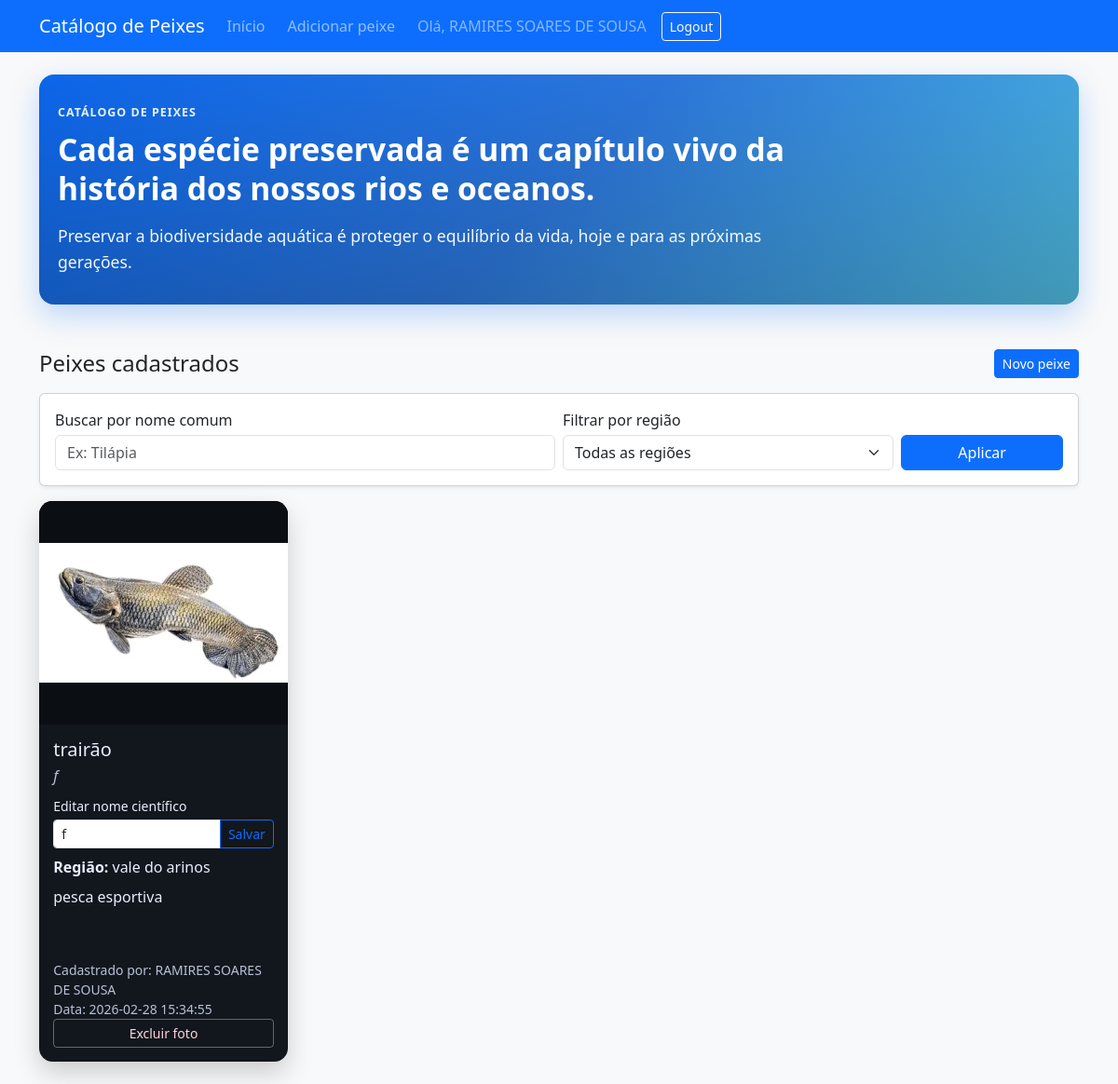
The app's page /inicio (signed in), older data.
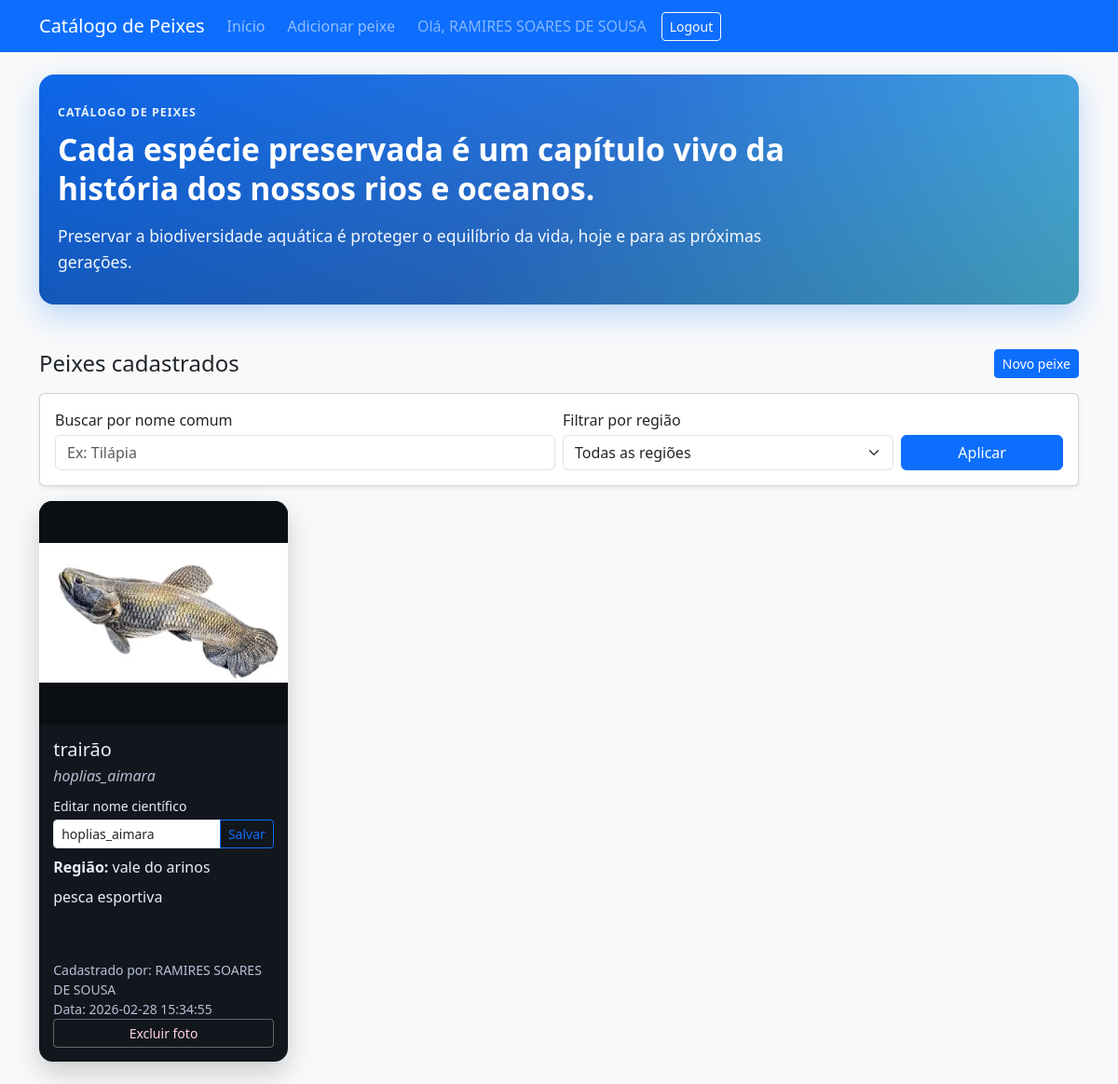
The same page, newer data.
### tables this page shows
CREATE TABLE users (
		id INTEGER PRIMARY KEY AUTOINCREMENT,
		nome TEXT NOT NULL,
		email TEXT NOT NULL UNIQUE,
		senha TEXT NOT NULL,
		data_criacao TEXT NOT NULL
	);

CREATE TABLE peixes (
		id INTEGER PRIMARY KEY AUTOINCREMENT,
		nome_comum TEXT NOT NULL,
		nome_cientifico TEXT NOT NULL,
		regiao TEXT NOT NULL,
		descricao TEXT NOT NULL,
		foto TEXT NOT NULL,
		user_id INTEGER NOT NULL,
		data_postagem TEXT NOT NULL,
		FOREIGN KEY (user_id) REFERENCES users(id)
	);

### app.py (the view)
@app.route("/inicio")
@login_required
def index():
	q = request.args.get("q", "").strip()
	regiao = request.args.get("regiao", "").strip()
	query = """
	SELECT
		p.id,
		p.nome_comum,
		p.nome_cientifico,
		p.regiao,
		p.descricao,
		p.foto,
		p.user_id,
		p.data_postagem,
		u.nome AS usuario_nome
	FROM peixes p
	JOIN users u ON u.id = p.user_id
	WHERE 1=1
	"""
	params = []
	if q:
		query += " AND p.nome_comum LIKE ?"
		params.append(f"%{q}%")
	if regiao:
		query += " AND p.regiao = ?"
		params.append(regiao)
	query += " ORDER BY datetime(p.data_postagem) DESC"
	with get_db_connection() as conn:
		peixes_db = conn.execute(query, params).fetchall()
		regioes = conn.execute("SELECT DISTINCT regiao FROM peixes ORDER BY regiao").fetchall()
	current_user_id = session.get("user_id")
	current_user_is_admin = is_admin_user(current_user_id)
	peixes = []
	for peixe in peixes_db:
		peixe_dict = dict(peixe)
		peixe_dict["is_owner"] = peixe_dict["user_id"] == current_user_id
		peixe_dict["can_delete"] = can_delete_peixe(current_user_id, peixe_dict["user_id"], peixe_dict["data_postagem"])
		peixe_dict["delete_window_expired"] = peixe_dict["is_owner"] and not current_user_is_admin and not is_within_delete_window(peixe_dict["data_postagem"])
		peixes.append(peixe_dict)
	return render_template(
		"index.html",
		peixes=peixes,
		q=q,
		regiao_selecionada=regiao,
		regioes=[item["regiao"] for item in regioes],
	)

### app.py (called while the page is built, shortened)
def get_db_connection() -> sqlite3.Connection:
	conn = sqlite3.connect(DB_PATH)
	conn.row_factory = sqlite3.Row
	conn.execute("PRAGMA foreign_keys = ON")
	return conn

def is_admin_user(user_id: int) -> bool:
	if not user_id:
		return False
	if user_id in ADMIN_USER_IDS:
		return True

def can_delete_peixe(current_user_id: int, peixe_user_id: int, data_postagem: str) -> bool:
	if is_admin_user(current_user_id):
		return True
	if current_user_id != peixe_user_id:
		return False
	return is_within_delete_window(data_postagem)

def login_required(f):
	@wraps(f)
	def decorated_function(*args, **kwargs):
		if "user_id" not in session:
			return redirect(url_for("login"))
		return f(*args, **kwargs)
	return decorated_function

@app.context_processor
def inject_logged_user():
	return {
		"logged_user_name": session.get("user_nome"),
		"logged_user_id": session.get("user_id"),
	}

### templates/index.html (shortened to what this page needs)
{% extends 'base.html' %}
{% block content %}
<section class="hero-aquatico mb-4 mb-md-5">
    <div class="hero-aquatico-overlay">
        <p class="hero-kicker mb-2">Catálogo de Peixes</p>
        <h1 class="hero-title mb-3">Cada espécie preservada é um capítulo vivo da história dos nossos rios e oceanos.</h1>
        <p class="hero-subtitle mb-0">Preservar a biodiversidade aquática é proteger o equilíbrio da vida, hoje e para as próximas gerações.</p>
    </div>
</section>
<div class="d-flex flex-column flex-md-row justify-content-between align-items-md-center gap-2 mb-3">
    <h2 class="h4 mb-0">Peixes cadastrados</h2>
    {% if logged_user_id %}
        <a href="{{ url_for('adicionar_peixe') }}" class="btn btn-primary btn-sm mobile-full-btn">Novo peixe</a>
    {% else %}
        <a href="{{ url_for('login') }}" class="btn btn-outline-primary btn-sm mobile-full-btn">Faça login para cadastrar</a>
    {% endif %}
</div>
<div class="card shadow-sm mb-3">
    <div class="card-body">
        <form method="get" class="row g-2 align-items-end">
            <div class="col-12 col-md-6">
                <label for="q" class="form-label mb-1">Buscar por nome comum</label>
                <input type="text" class="form-control" id="q" name="q" placeholder="Ex: Tilápia" value="{{ q }}">
            </div>
            <div class="col-12 col-md-4">
                <label for="regiao" class="form-label mb-1">Filtrar por região</label>
                <select class="form-select" id="regiao" name="regiao">
                    <option value="">Todas as regiões</option>
                </select>
            </div>
            <div class="col-12 col-md-2 d-grid">
                <button type="submit" class="btn btn-primary">Aplicar</button>
            </div>
        </form>
    </div>
</div>
{% if peixes %}
    <div class="fish-grid" id="fishGrid">
        {% for peixe in peixes %}
            <article class="fish-card">
                <button type="button" class="fish-image-button" data-fish-image="{{ url_for('static', filename='uploads/' ~ peixe['foto']) }}" data-fish-name="{{ peixe['nome_comum'] }}" aria-label="Ampliar imagem de {{ peixe['nome_comum'] }}">
                    <img src="{{ url_for('static', filename='uploads/' ~ peixe['foto']) }}" class="fish-card-image" alt="Foto de {{ peixe['nome_comum'] }}">
                </button>
                <div class="card-body fish-card-body">
                        <h2 class="h5 card-title mb-1">{{ peixe['nome_comum'] }}</h2>
                        <p class="text-muted mb-2"><em>{{ peixe['nome_cientifico'] }}</em></p>
                        {% if peixe['is_owner'] %}
                            <form method="post" action="{{ url_for('editar_nome_cientifico', peixe_id=peixe['id']) }}" class="mb-2">
                                <label for="nome_cientifico_{{ peixe['id'] }}" class="form-label mb-1 small">Editar nome científico</label>
                                <div class="input-group input-group-sm">
                                    <input type="text" id="nome_cientifico_{{ peixe['id'] }}" name="nome_cientifico" class="form-control" value="{{ peixe['nome_cientifico'] }}" required>
                                    <button type="submit" class="btn btn-outline-primary">Salvar</button>
                                </div>
                            </form>
                        {% endif %}
                        <p class="mb-2"><strong>Região:</strong> {{ peixe['regiao'] }}</p>
                        <p class="card-text mb-2">{{ peixe['descricao'] }}</p>
                        <small class="text-muted d-block">Cadastrado por: {{ peixe['usuario_nome'] }}</small>
                        <small class="text-muted">Data: {{ peixe['data_postagem'] }}</small>
                        {% if peixe['can_delete'] %}
                            <form method="post" action="{{ url_for('deletar_peixe', peixe_id=peixe['id']) }}" class="mt-2" onsubmit="return confirm('Deseja excluir esta foto?');">
                                <button type="submit" class="btn btn-outline-danger btn-sm w-100">Excluir foto</button>
                            </form>
                        {% elif peixe['delete_window_expired'] %}
                            <small class="text-muted d-block mt-2">Prazo de 20 minutos expirado. Apenas administrador pode excluir agora.</small>
                        {% endif %}
                </div>
            </article>
        {% endfor %}
    </div>
{% else %}
    <div class="alert alert-info mb-0" role="alert">
        Nenhum peixe encontrado para os filtros informados.
    </div>
{% endif %}
{% endblock %}

### templates/base.html (shortened to what this page needs)
<!doctype html>
<html lang="pt-BR">
<head>
    <link href="https://cdn.jsdelivr.net/npm/bootstrap@5.3.3/dist/css/bootstrap.min.css" rel="stylesheet">
    <link rel="stylesheet" href="{{ url_for('static', filename='css/styles.css') }}">
</head>
<body class="bg-light">
<nav class="navbar navbar-expand-lg navbar-dark bg-primary mb-4">
    <div class="container">
        <a class="navbar-brand" href="{{ url_for('boas_vindas') }}">Catálogo de Peixes</a>
        <div class="collapse navbar-collapse mt-2 mt-lg-0" id="menuNavbar">
            <ul class="navbar-nav ms-auto align-items-lg-center gap-2 gap-lg-2 w-100 w-lg-auto">
                <li class="nav-item">
                    <a class="nav-link" href="{{ url_for('boas_vindas') }}">Início</a>
                </li>
                {% if logged_user_id %}
                    <li class="nav-item">
                        <a class="nav-link" href="{{ url_for('adicionar_peixe') }}">Adicionar peixe</a>
                    </li>
                    <li class="nav-item">
                        <span class="nav-link text-white-50">Olá, {{ logged_user_name }}</span>
                    </li>
                    <li class="nav-item">
                        <a class="btn btn-outline-light btn-sm nav-action-btn" href="{{ url_for('logout') }}">Logout</a>
                    </li>
                {% endif %}
            </ul>
        </div>
    </div>
</nav>
<main class="container pb-4">
    {% block content %}{% endblock %}
</main>
</body>
</html>

### static/css/styles.css (style rules this page uses)
.hero-aquatico { border-radius: 1rem; overflow: hidden; background: linear-gradient(135deg, #0d6efd 0%, #2f80ed 50%, #56ccf2 100%); box-shadow: 0 0.75rem 2rem rgba(13, 110, 253, 0.25); }
.hero-aquatico-overlay { padding: 2rem 1.25rem; background: linear-gradient(180deg, rgba(0, 0, 0, 0.08), rgba(0, 0, 0, 0.25)); color: #fff; }
.hero-kicker { text-transform: uppercase; letter-spacing: 0.08em; font-size: 0.78rem; font-weight: 600; opacity: 0.9; }
.hero-title { font-size: clamp(1.5rem, 2.8vw, 2.2rem); line-height: 1.25; font-weight: 700; max-width: 900px; }
.hero-subtitle { font-size: clamp(0.95rem, 1.8vw, 1.1rem); line-height: 1.6; max-width: 760px; opacity: 0.95; }
.fish-card-image { width: 100%; height: 240px; object-fit: contain; background: #0b0f14; }
.fish-grid { display: grid; gap: 1rem; grid-template-columns: repeat(auto-fill, minmax(250px, 1fr)); }
.fish-card { border-radius: 0.9rem; overflow: hidden; background: #12161d; color: #e7eefc; box-shadow: 0 12px 28px rgba(0, 0, 0, 0.18); transition: transform 0.2s ease, box-shadow 0.2s ease; height: 100%; display: flex; flex-direction: column; }
.fish-image-button { border: 0; padding: 0; width: 100%; background: #0b0f14; display: block; cursor: zoom-in; }
.fish-card-body { padding: 0.95rem; display: flex; flex-direction: column; flex: 1; }
.fish-card .card-text { display: -webkit-box; -webkit-line-clamp: 3; -webkit-box-orient: vertical; overflow: hidden; min-height: 4.5rem; }
.fish-card form.mt-2, .fish-card small.text-muted.d-block.mt-2 { margin-top: auto !important; }
.fish-card .text-muted { color: #b8c1d7 !important; }
.fish-card .btn-outline-danger { border-color: rgba(255, 255, 255, 0.35); color: #ffd4da; }
.mobile-full-btn, .nav-action-btn { width: 100%; }
@media (min-width: 576px) { .mobile-full-btn { width: auto; } }
@media (min-width: 992px) { .nav-action-btn { width: auto; } }

Row changes from the older to the newer data that the page shows:
changed peixes "trairão": nome_cientifico "f" → "hoplias_aimara"
